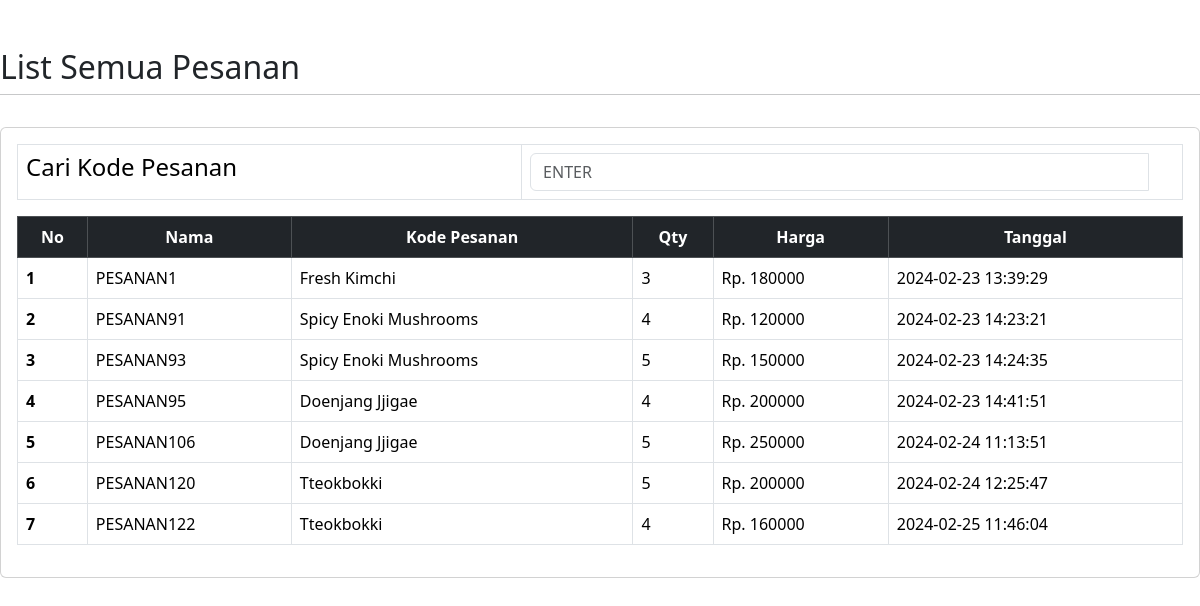
The page /app/list_pesanan.php (signed in) on the database its author committed.
### tables this page shows
CREATE TABLE `keranjang_detail` (
  `id` int(11) NOT NULL,
  `kode_pesanan` varchar(255) NOT NULL,
  `nama_produk` varchar(255) NOT NULL,
  `qty` int(100) NOT NULL,
  `total` int(255) NOT NULL,
  `tgl` varchar(100) NOT NULL
);

### app/list_pesanan.php (the view, shortened to what this page needs)
<?php
 include "boot.php";
?>
<div class="row">
	<h2 class="mt-5">List Semua Pesanan</h2>
	<hr>
	<div class="col-md-12 mt-3">
        <div class="card">
            <div class="card-body">
				<table class="table table-bordered">
					<th><h4>Cari Kode Pesanan</h4></th>
					<th>
						<form action="" method="post">
							<div class="form-group">
								<div class="input-group">
									<input type="text" name="cari" class="form-control" placeholder="ENTER">
									<div class="group-prepend">
										<button type="submit" name="search" class="btn"></button>
									</div>
								</div>
							</div>
						</form>
					</th>
				</table>
				<table class="table table-bordered">
					<thead class="table-dark text-center">
						<th scope="col">No</th>
						<th>Nama</th>
						<th>Kode Pesanan</th>
						<th>Qty</th>
						<th>Harga</th>
						<th>Tanggal</th>
					</thead>
					<?php
						include "koneksi.php";
						if (isset($_POST['search'])) {
							$cari = $_POST['cari'];
							$tampil = $konek->query("select*from keranjang_detail where kode_pesanan like '%$cari%'");
						} else {
							$tampil = $konek->query("select*from keranjang_detail");
						}
						while ($s = mysqli_fetch_array($tampil)) {
							@$no++;
						?>
						<tr>
							<th scope="row"><?= $no; ?></th>
							<td><?= $s['kode_pesanan'] ?></td>
							<td><?= $s['nama_produk']?></td>
							<td><?= $s['qty']?></td>
							<td>Rp. <?= $s['total'] ?></td>
							<td><?= $s['tgl'] ?></td>
						</tr>
					<?php
						}
					?>
				</table>
            </div>
		</div>
     </div>
 </div>

### rows shown on the page
keranjang_detail: kode_pesanan "PESANAN1", nama_produk "Fresh Kimchi", qty "3", total "180000", tgl "2024-02-23 13:39:29"
keranjang_detail: kode_pesanan "PESANAN91", nama_produk "Spicy Enoki Mushrooms", qty "4", total "120000", tgl "2024-02-23 14:23:21"
keranjang_detail: kode_pesanan "PESANAN93", nama_produk "Spicy Enoki Mushrooms", qty "5", total "150000", tgl "2024-02-23 14:24:35"
keranjang_detail: kode_pesanan "PESANAN95", nama_produk "Doenjang Jjigae", qty "4", total "200000", tgl "2024-02-23 14:41:51"
keranjang_detail: kode_pesanan "PESANAN106", nama_produk "Doenjang Jjigae", qty "5", total "250000", tgl "2024-02-24 11:13:51"
keranjang_detail: kode_pesanan "PESANAN120", nama_produk "Tteokbokki", qty "5", total "200000", tgl "2024-02-24 12:25:47"
keranjang_detail: kode_pesanan "PESANAN122", nama_produk "Tteokbokki", qty "4", total "160000", tgl "2024-02-25 11:46:04"
